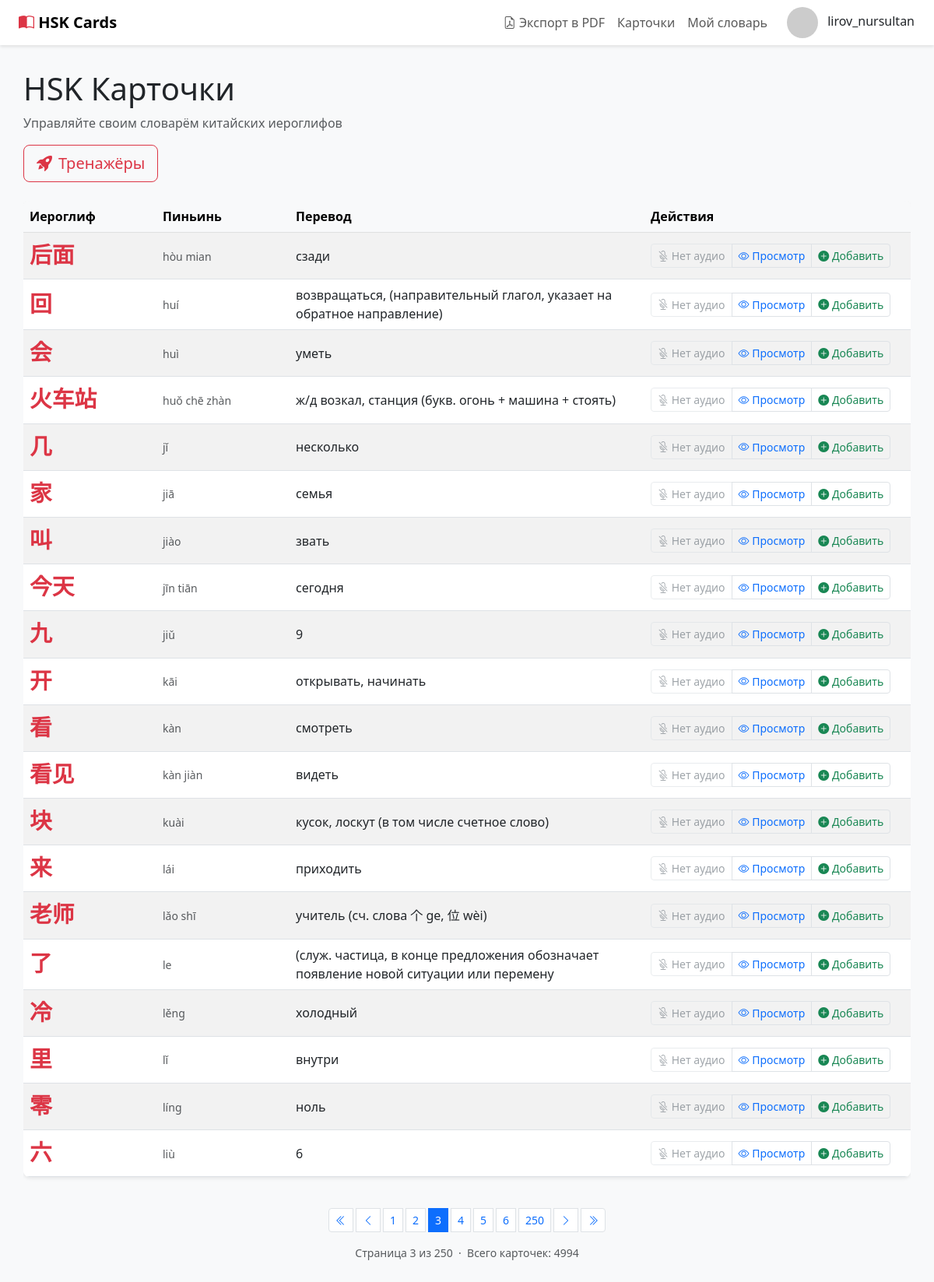
/?page=3 (signed in), run on the app's committed database.
### trainer/models.py (models this page shows, shortened)
class Card(models.Model):
    hieroglyph = models.CharField(max_length=255)
    translate = models.CharField(max_length=255)
    transcription = models.CharField(max_length=255)
    audio = models.FileField(upload_to='audio/', blank=True, null=True)

### trainer/views.py (the view)
# urls.py: path('', card_list, name='card_list'),
def card_list(request):
    cards = Card.objects.all()
    paginator = Paginator(cards, 20)
    page_number = request.GET.get('page', 1)
    try:
        page_obj = paginator.page(page_number)
    except PageNotAnInteger:
        page_obj = paginator.page(1)
    except EmptyPage:
        page_obj = paginator.page(1)
    context = {'page_obj': page_obj}
    if request.user.is_authenticated:
        user_dict = request.user.dictionary
        in_dict_ids = set(
            DictionaryCard.objects.filter(dictionary=user_dict)
                                  .values_list('card_id', flat=True)
        )
        context['in_dict_ids'] = in_dict_ids
    return render(request, 'trainer/card_list.html', context)

### trainer/templates/trainer/card_list.html (shortened to what this page needs)
{% extends '../base.html' %}
{% block content %}
<div class="container card-container">
    <div class="row mb-4">
        <div class="col-12">
            <h1 class="mb-2">HSK Карточки</h1>
            <p class="text-muted">Управляйте своим словарём китайских иероглифов</p>
        </div>
        <div class="col-auto">
            <a href="{% url 'trainers_home' %}" class="btn btn-outline-danger btn-lg">
                <i class="bi bi-rocket-takeoff-fill me-2"></i>Тренажёры
            </a>
        </div>
    </div>
    <div class="table-responsive">
        <table class="table table-hover table-striped align-middle">
            <thead class="table-light">
                <tr>
                    <th style="width: 15%;">Иероглиф</th>
                    <th style="width: 15%;">Пиньинь</th>
                    <th style="width: 40%;">Перевод</th>
                    <th style="width: 30%;">Действия</th>
                </tr>
            </thead>
            <tbody>
                {% for card in page_obj %}
                    <tr>
                        <td>
                            <div style="font-size: 1.8rem; font-weight: bold; color: #dc3545; font-family: 'SimHei', 'Microsoft YaHei', sans-serif;">
                                {{ card.hieroglyph }}
                            </div>
                        </td>
                        <td>
                            <small class="text-muted">{{ card.transcription }}</small>
                        </td>
                        <td>
                            <span>{{ card.translate }}</span>
                        </td>
                        <td>
                            <div class="btn-group" role="group">
                                {% if card.audio %}
                                    <button class="btn btn-sm btn-outline-danger"
                                            onclick="playAudio('{{ card.audio.url }}')"
                                            title="Слушать произношение">
                                        <i class="bi bi-play-circle"></i> Слушать
                                    </button>
                                {% else %}
                                    <button class="btn btn-sm btn-outline-secondary" disabled title="Аудио недоступно">
                                        <i class="bi bi-mic-mute"></i> Нет аудио
                                    </button>
                                {% endif %}
                                <button class="btn btn-sm btn-outline-primary"
                                        data-bs-toggle="modal"
                                        data-bs-target="#cardModal{{ card.id }}"
                                        title="Просмотреть детали">
                                    <i class="bi bi-eye"></i> Просмотр
                                </button>
                                <button class="btn btn-sm add-to-dictionary {% if card.id in in_dict_ids %}btn-outline-secondary disabled{% else %}btn-outline-success{% endif %}"
                                        data-card-id="{{ card.id }}"
                                        data-original-text='<i class="bi bi-plus-circle-fill"></i> Добавить'
                                        title="{% if card.id in in_dict_ids %}Уже в словаре{% else %}Добавить в словарь{% endif %}">
                                    {% if card.id in in_dict_ids %}
                                        <i class="bi bi-check-circle-fill"></i> Уже добавлено
                                    {% else %}
                                        <i class="bi bi-plus-circle-fill"></i> Добавить
                                    {% endif %}
                                </button>
                            </div>
                        </td>
                    </tr>
                {% endfor %}
            </tbody>
        </table>
    </div>
{% if page_obj.paginator.num_pages > 1 %}
<nav aria-label="Навигация по страницам" class="mt-4">
    <ul class="pagination pagination-sm justify-content-center flex-wrap gap-1">
        <li class="page-item {% if not page_obj.has_previous %}disabled{% endif %}">
            <a class="page-link" href="{% if page_obj.has_previous %}?page=1{% else %}#{% endif %}" title="Первая страница">
                <i class="bi bi-chevron-double-left"></i>
            </a>
        </li>
        <li class="page-item {% if not page_obj.has_previous %}disabled{% endif %}">
            <a class="page-link" href="{% if page_obj.has_previous %}?page={{ page_obj.previous_page_number }}{% else %}#{% endif %}">
                <i class="bi bi-chevron-left"></i>
            </a>
        </li>
        {% for num in page_obj.paginator.page_range %}
            {% if page_obj.number == num %}
                <li class="page-item active">
                    <span class="page-link">{{ num }}</span>
                </li>
            {% elif num >= page_obj.number|add:"-3" and num <= page_obj.number|add:"3" %}
                <li class="page-item">
                    <a class="page-link" href="?page={{ num }}">{{ num }}</a>
                </li>
            {% elif num == 1 or num == page_obj.paginator.num_pages %}
                <li class="page-item">
                    <a class="page-link" href="?page={{ num }}">{{ num }}</a>
                </li>
            {% endif %}
        {% endfor %}
        <li class="page-item {% if not page_obj.has_next %}disabled{% endif %}">
            <a class="page-link" href="{% if page_obj.has_next %}?page={{ page_obj.next_page_number }}{% else %}#{% endif %}">
                <i class="bi bi-chevron-right"></i>
            </a>
        </li>
        <li class="page-item {% if not page_obj.has_next %}disabled{% endif %}">
            <a class="page-link" href="{% if page_obj.has_next %}?page={{ page_obj.paginator.num_pages }}{% else %}#{% endif %}" title="Последняя страница">
                <i class="bi bi-chevron-double-right"></i>
            </a>
        </li>
    </ul>
    <p class="text-center text-muted small mt-2">
        Страница {{ page_obj.number }} из {{ page_obj.paginator.num_pages }}
        &nbsp;·&nbsp;
        Всего карточек: {{ page_obj.paginator.count }}
    </p>
</nav>
{% endif %}
</div>
{% endblock %}

### trainer/templates/base.html (shortened to what this page needs)
{% load static %}
<!DOCTYPE html>
<html lang="ru">
<head>
    <link href="https://cdnjs.cloudflare.com/ajax/libs/bootstrap/5.3.0/css/bootstrap.min.css" rel="stylesheet">
    <link href="https://cdnjs.cloudflare.com/ajax/libs/bootstrap-icons/1.11.0/font/bootstrap-icons.min.css" rel="stylesheet">
</head>
<body>
    <nav class="navbar navbar-expand-lg navbar-light bg-white">
        <div class="container-fluid px-4">
            <a class="navbar-brand fw-bold" href="{% url 'card_list' %}">
                <i class="bi bi-book-half" style="color: #dc3545;"></i>
                HSK Cards
            </a>
            <div class="collapse navbar-collapse" id="navbarNav">
                <ul class="navbar-nav ms-auto">
                    <li class="nav-item">
                        <a class="nav-link" href="{% url 'my_cards_pdf' %}">
                            <i class="bi bi-file-earmark-pdf"></i> Экспорт в PDF
                        </a>
                    </li>
                    <li class="nav-item">
                        <a class="nav-link" href="{% url 'card_list' %}">Карточки</a>
                    </li>
                    {% if user.is_authenticated %}
                    <li class="nav-item">
                        <a class="nav-link" href="{% url 'my_cards' %}">Мой словарь</a>
                    </li>
                    {% endif %}
                </ul>
            </div>
            <div class="d-flex align-items-center ms-3">
                {% if user.is_authenticated %}
                    <div class="dropdown">
                        <button class="btn btn-link p-0 text-decoration-none" type="button" data-bs-toggle="dropdown">
                            <img src="https://ui-avatars.com/api/?name={{ user.username }}&background=dc3545&color=fff" alt="{{ user.username }}" class="avatar">
                            <span class="ms-2 text-dark">{{ user.username }}</span>
                        </button>
                    </div>
                {% else %}
                    <a href="{% url 'accounts:login' %}" class="btn btn-danger btn-sm ms-2">Вход</a>
                    <a href="{% url 'accounts:register' %}" class="btn btn-outline-danger btn-sm ms-2">Регистрация</a>
                {% endif %}
            </div>
        </div>
    </nav>
    {% block content %}{% endblock %}
</body>
</html>

### trainer/templates/base.html (style rules this page uses)
body { background-color: #f8f9fa; }
.navbar { box-shadow: 0 2px 4px rgba(0,0,0,0.1); }
.card-container { padding: 2rem 0; }
.avatar { width: 40px; height: 40px; border-radius: 50%; object-fit: cover; }

### trainer/templates/trainer/card_list.html (style rules this page uses)
.table { background-color: #fff; border-radius: 8px; overflow: hidden; box-shadow: 0 2px 4px rgba(0,0,0,0.08); }
.table thead { background-color: #f8f9fa; font-weight: 600; color: #495057; }
.btn-group .btn { border-color: #dee2e6; }

### data on the page
Card: hieroglyph "后面", transcription "hòu mian", translate "сзади", audio "Нет аудио", shows "Добавить"
Card: hieroglyph "回", transcription "huí", translate "возвращаться, (направительный глагол, указает на обратное направление)", audio "Нет аудио", shows "Добавить"
Card: hieroglyph "会", transcription "huì", translate "уметь", audio "Нет аудио", shows "Добавить"
Card: hieroglyph "火车站", transcription "huǒ chē zhàn", translate "ж/д возкал, станция (букв. огонь + машина + стоять)", audio "Нет аудио", shows "Добавить"
Card: hieroglyph "几", transcription "jǐ", translate "несколько", audio "Нет аудио", shows "Добавить"
Card: hieroglyph "家", transcription "jiā", translate "семья", audio "Нет аудио", shows "Добавить"
Card: hieroglyph "叫", transcription "jiào", translate "звать", audio "Нет аудио", shows "Добавить"
Card: hieroglyph "今天", transcription "jīn tiān", translate "сегодня", audio "Нет аудио", shows "Добавить"
Card: hieroglyph "九", transcription "jiǔ", translate "9", audio "Нет аудио", shows "Добавить"
Card: hieroglyph "开", transcription "kāi", translate "открывать, начинать", audio "Нет аудио", shows "Добавить"
Card: hieroglyph "看", transcription "kàn", translate "смотреть", audio "Нет аудио", shows "Добавить"
Card: hieroglyph "看见", transcription "kàn jiàn", translate "видеть", audio "Нет аудио", shows "Добавить"
Card: hieroglyph "块", transcription "kuài", translate "кусок, лоскут (в том числе счетное слово)", audio "Нет аудио", shows "Добавить"
Card: hieroglyph "来", transcription "lái", translate "приходить", audio "Нет аудио", shows "Добавить"
Card: hieroglyph "老师", transcription "lǎo shī", translate "учитель (сч. слова 个 ge, 位 wèi)", audio "Нет аудио", shows "Добавить"
Card: hieroglyph "了", transcription "le", translate "(служ. частица, в конце предложения обозначает появление новой ситуации или перемену", audio "Нет аудио", shows "Добавить"
Card: hieroglyph "冷", transcription "lěng", translate "холодный", audio "Нет аудио", shows "Добавить"
Card: hieroglyph "里", transcription "lǐ", translate "внутри", audio "Нет аудио", shows "Добавить"
Card: hieroglyph "零", transcription "líng", translate "ноль", audio "Нет аудио", shows "Добавить"
Card: hieroglyph "六", transcription "liù", translate "6", audio "Нет аудио", shows "Добавить"

### other printed values
{{ user.username }} "lirov_nursultan"
{{ num }} "1" "2" "4" "5" "6"
{{ num }} "3"
{{ num }} "250"
{{ page_obj.number }} "3"
{{ page_obj.paginator.num_pages }} "250"
{{ page_obj.paginator.count }} "4994"
